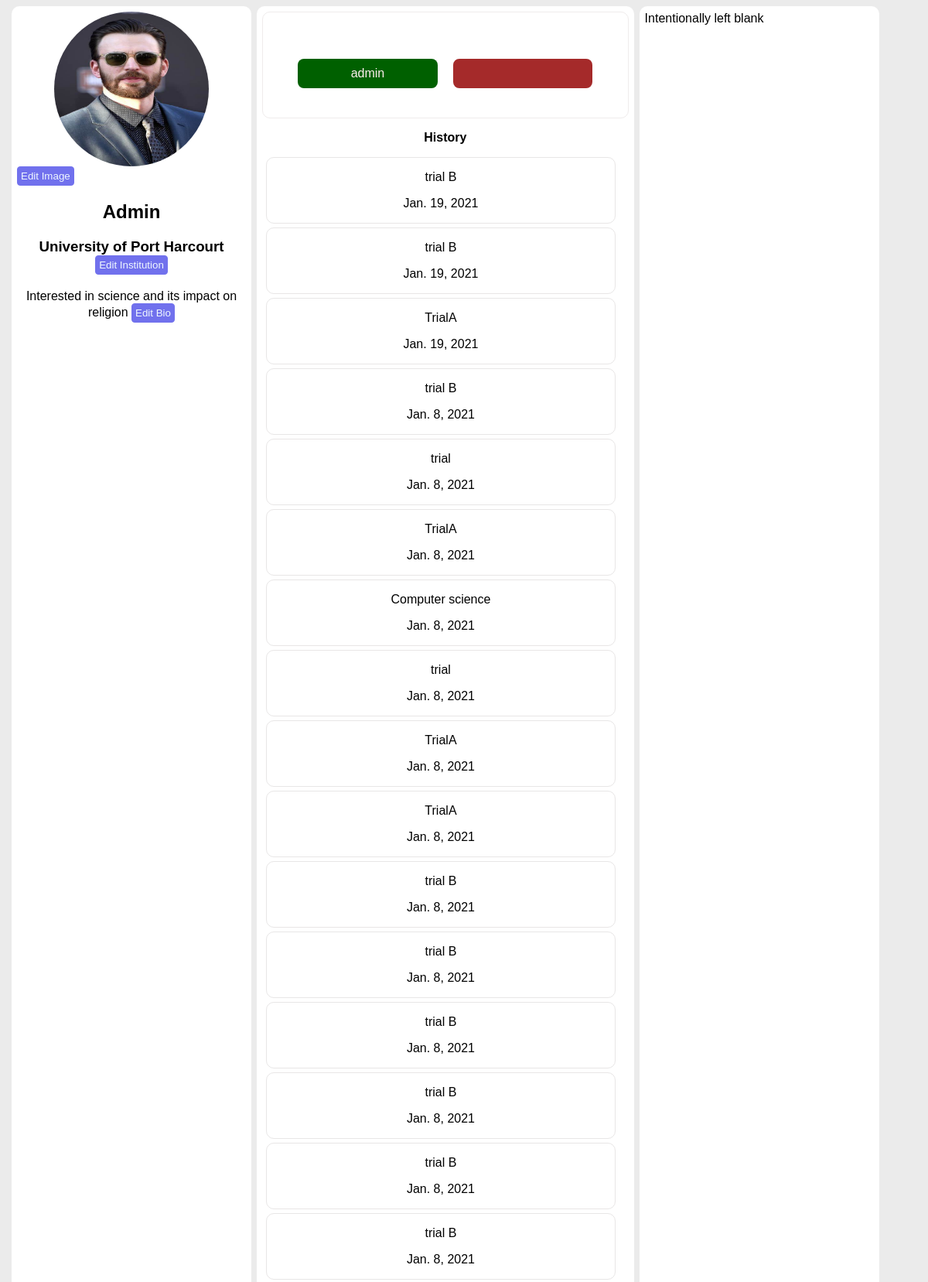
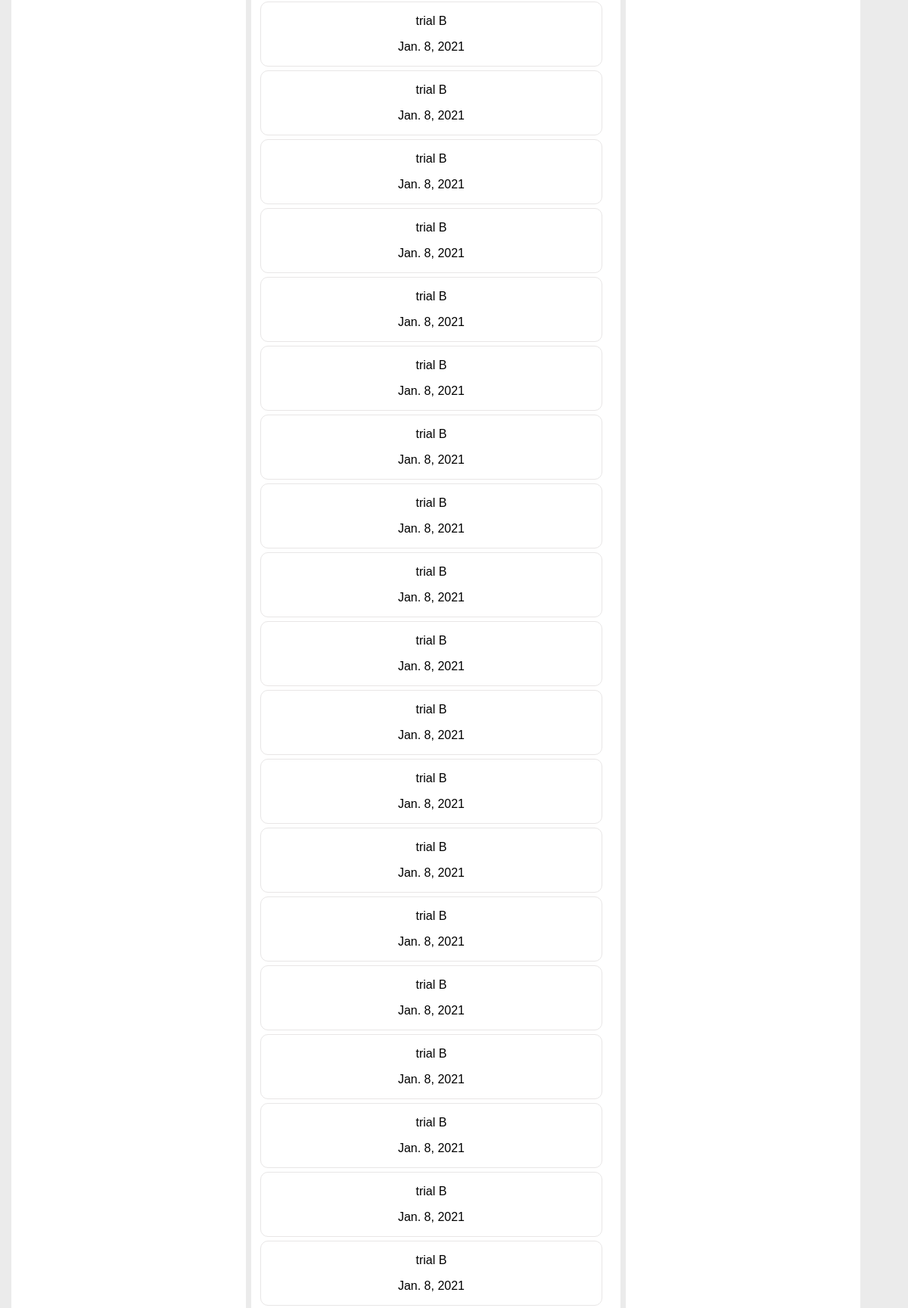
The app's page /my_profile/ (signed in, upper part) with its own data (2 pictures, top to bottom).
### courses/models.py (models this page shows, shortened)
class UserProfile(models.Model):
    user = models.OneToOneField(User, on_delete=models.CASCADE, related_name='profile', null=True)
    institution = models.CharField(max_length=150, null=True)
    bio = models.TextField(null=True)
    profile_image = models.ImageField(upload_to='profiles/display_pictures/', null=True)

class Leadership_board(models.Model):
    user = models.CharField(max_length=60, blank=True)
    score = models.IntegerField( blank=True)
    course = models.CharField(max_length=50, blank=True)
    date = models.DateField(blank=True)
    last_renewal = models.DateField()
    trials = models.IntegerField(default=0)

### courses/views.py (the view)
# urls.py: path('my_profile/', views.my_profile, name='my_profile'),
def my_profile(request):
    if request.user.is_authenticated:
        user = request.user
        data_for_performance = Leadership_board.objects.filter(user=user).all()
        user_performances = data_for_performance.order_by('-pk')
        return render(request, 'aboutUser/userprofile.html',
                        {"user": request.user, 'user_performances': user_performances,
                                'imageForm': ProfileImage })
    else:
        return HttpResponseRedirect(reverse('courses:login'))

### templates/aboutUser/userprofile.html (shortened to what this page needs)
<!DOCTYPE html>
<html>
    <head>
    </head>
    <body>
        <div class='userprofile'>
            <div class='imageHouse'>
                {% if user.profile.profile_image %}
                    <img class='profileimage' src='{{ user.profile.profile_image.url }}'
                     alt='{{ user.profile.username}} profile picture' />
                {% else %}
                    <p>{{ user.profile.username}} profile picture</p>
                {% endif %}
                <button type='button' class='profileformbutton' id='editimage'>Edit Image</button>
                <br/>
            </div>
            <div class='bioinfo'>
                <h2>
                    {{ user.username | capfirst }}
                </h2>
                <h3>
                    {{ user.profile.institution }}
                    <button type='button' class='profileformbutton' id='editinstitution'>Edit Institution</button>
                    <br/>
                </h3>
                <p>
                    {{ user.profile.bio }}
                    <button type='button' class='profileformbutton' id='editbio'>Edit Bio</button>
                    <br/>
                </p>
            </div>
        </div>
        <div class='userPerformance'>
            <div class='main_body'>
                <div id='score_container'>
                    <div id='score'></div>
                    <div id='user_course'>
                        <div id='user'>
                            {% if user %}
                                {{ user }}
                            {% endif %}
                        </div>
                        <div id='course'></div>
                    </div>
                   <br>
                </div>
                <div id='history'>
                    <p style='text-align: center;'><strong>History</strong> </p>
                    {% if user_performances %}
                    {% for performance in user_performances %}
                        <div class='summary' data-score='{{ performance.score }}' data-course='{{ performance.course }}' data-date='{{ performance.date }}'>
                            <p class='short'>{{ performance.course }}</p>
                            <p class='short'>{{ performance.date }}</p>
                        </div>
                    {% endfor %}
                    {% else %}
                        <div class='summary'>
                            <p><strong>No History yet</strong></p>
                        </div>
                    {% endif %}
                </div>
            </div>
        </div>
        <div class='otherinfo'>
            Intentionally left blank
        </div>
    </body>
</html>

### templates/aboutUser/userprofile.html (style rules this page uses)
body { background-color: rgb(235, 235, 235); display: flex; flex-wrap: wrap; font-family: Arial, Helvetica, sans-serif; }
button { background-color: rgb(113, 113, 237); color: aliceblue; padding: 4px; border: 1px solid rgb(113, 113, 237); border-radius: 4px; }
.userprofile, .otherinfo { width: 25%; background-color: white; margin-left: 7px; border-radius: 10px; padding: 7px; }
.imageHouse { width: 100%; align-items: center; }
.profileimage { width: 200px; height: 200px; border-radius: 50%; display: block; margin: auto; }
.bioinfo { align-items: center; text-align: center; }
.userPerformance { background-color: white; width: 40%; margin-left: 7px; border-radius: 10px; padding: 7px; }
@media (min-width: 800px) { .userprofile, .otherinfo { width: 25%; } }
@media (min-width: 800px) { .userPerformance { background-color: white; width: 40%; } }
#score_container { background-color: white; border: 1px solid rgb(239, 236, 236); border-radius: 10px; padding: 10px; }
#score { width: 90%; padding-top: 20px; padding-bottom: 20px; border-radius: 5px; background-color: white; text-align: center; font-size: 2em; margin: auto; }
#user_course { width: 100%; margin: auto; display: flex; color: rgb(255, 238, 238); flex-wrap: wrap; justify-content: center; }
#user, #course { width: 40%; text-align: center; margin: 10px; padding-top: 10px; padding-bottom: 10px; border-radius: 8px; }
#user { background-color: rgb(0, 96, 0); }
#course { background-color: brown; }
.summary { width: 95%; border: 1px solid rgb(232, 230, 230); border-radius: 10px; margin: 5px; cursor: pointer; }
.summary p { text-align: center; }

### records on screen
Leadership_board: course "trial B", date "Jan. 19, 2021"
Leadership_board: course "trial B", date "Jan. 19, 2021"
Leadership_board: course "TrialA", date "Jan. 19, 2021"
Leadership_board: course "trial B", date "Jan. 8, 2021"
Leadership_board: course "trial", date "Jan. 8, 2021"
Leadership_board: course "TrialA", date "Jan. 8, 2021"
Leadership_board: course "Computer science", date "Jan. 8, 2021"
Leadership_board: course "trial", date "Jan. 8, 2021"
Leadership_board: course "TrialA", date "Jan. 8, 2021"
Leadership_board: course "TrialA", date "Jan. 8, 2021"
Leadership_board: course "trial B", date "Jan. 8, 2021"
Leadership_board: course "trial B", date "Jan. 8, 2021"
Leadership_board: course "trial B", date "Jan. 8, 2021"
Leadership_board: course "trial B", date "Jan. 8, 2021"
Leadership_board: course "trial B", date "Jan. 8, 2021"
Leadership_board: course "trial B", date "Jan. 8, 2021"
Leadership_board: course "trial B", date "Jan. 8, 2021"
Leadership_board: course "trial B", date "Jan. 8, 2021"
Leadership_board: course "trial B", date "Jan. 8, 2021"
Leadership_board: course "trial B", date "Jan. 8, 2021"
Leadership_board: course "trial B", date "Jan. 8, 2021"
Leadership_board: course "trial B", date "Jan. 8, 2021"
Leadership_board: course "trial B", date "Jan. 8, 2021"
Leadership_board: course "trial B", date "Jan. 8, 2021"
Leadership_board: course "trial B", date "Jan. 8, 2021"
Leadership_board: course "trial B", date "Jan. 8, 2021"
Leadership_board: course "trial B", date "Jan. 8, 2021"
Leadership_board: course "trial B", date "Jan. 8, 2021"
Leadership_board: course "trial B", date "Jan. 8, 2021"
Leadership_board: course "trial B", date "Jan. 8, 2021"
Leadership_board: course "trial B", date "Jan. 8, 2021"
Leadership_board: course "trial B", date "Jan. 8, 2021"
Leadership_board: course "trial B", date "Jan. 8, 2021"
Leadership_board: course "trial B", date "Jan. 8, 2021"
Leadership_board: course "trial B", date "Jan. 8, 2021"

### other values on screen
{{ user.username | capfirst }} "Admin"
{{ user.profile.institution }} "University of Port Harcourt"
{{ user.profile.bio }} "Interested in science and its impact on religion"
{{ user }} "admin"
